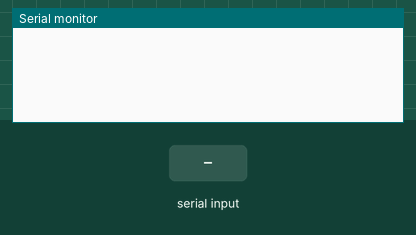
Simulated run of this sketch. Board: Arduino Uno, built with avr-gcc and run on an emulated ATmega328P. Shown: the last lines printed to the serial monitor. Inputs (shaded band) come from the test bench.

Above: at 1.2 s.
1.3 s: "r" received over Serial
At 2.0 s:
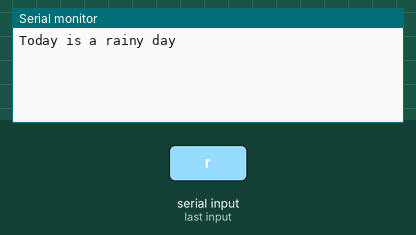
2.8 s: "s" received over Serial
At 3.2 s:
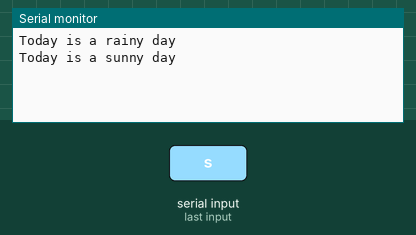

Measured:
- after the input at 1.3 s, the serial monitor: prints a new line at once (image 1)
- after the input at 2.8 s, the serial monitor: prints a new line at once (image 2)

The sketch:

If_else_basic.ino
```cpp
// C++ code
//If else
void setup()
{
  Serial.begin(9600);
}

void loop()
{
  if (Serial.available()>0) {

     char data=Serial.read();

    if (data=='r' || data=='R') {
        Serial.println("Today is a rainy day");

    }

    if (data=='s' || data=='S') {

    Serial.println("Today is a sunny day");


    }

  }
}
```
